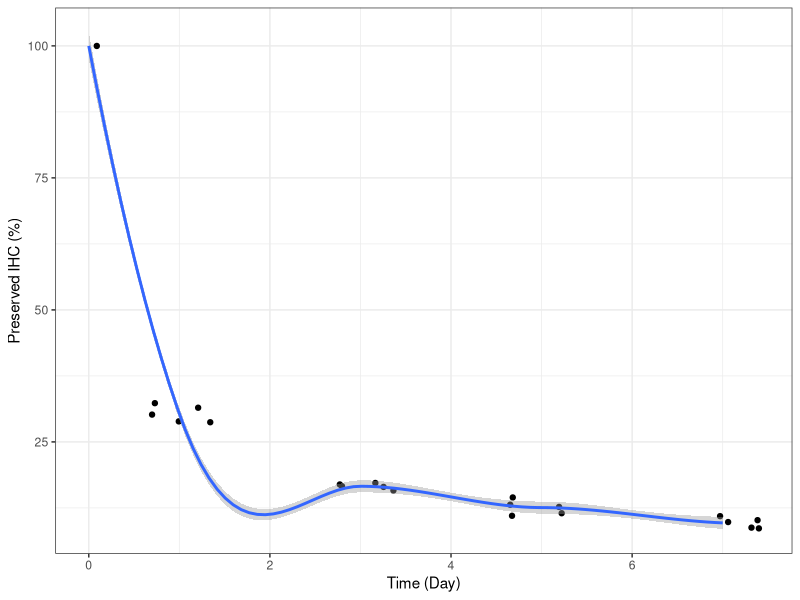
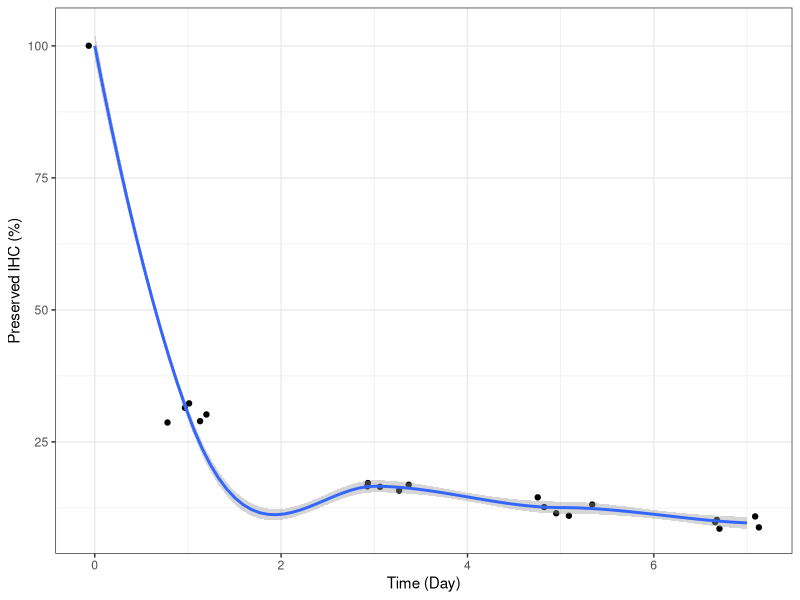
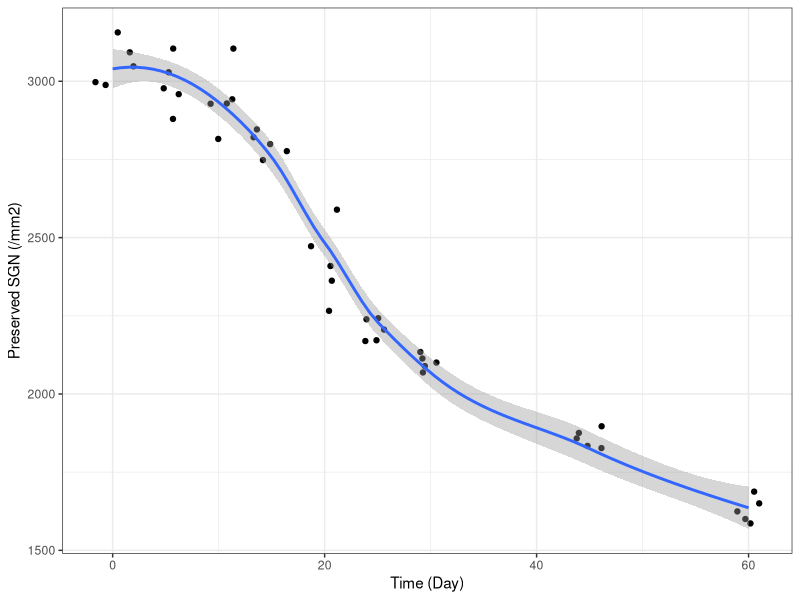
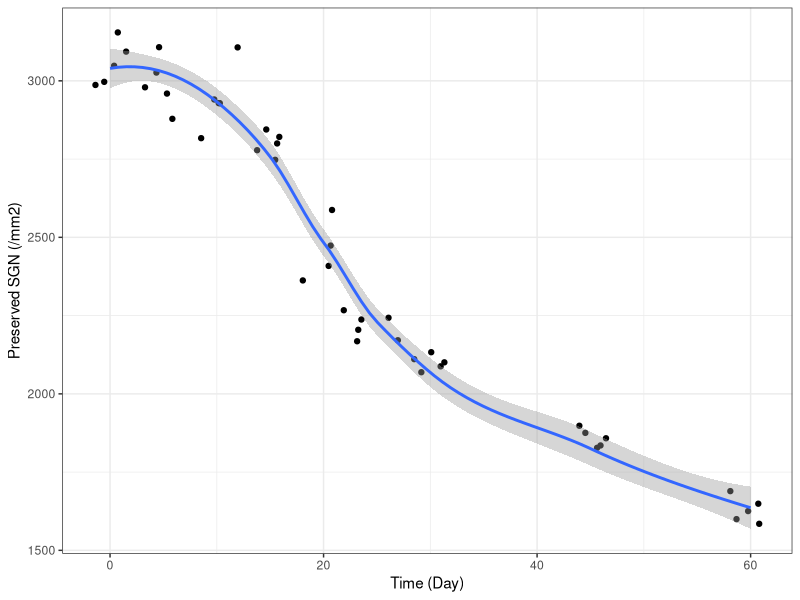

The R source for these figures, in order:
day=c(0,rep(1,5),rep(3,5),rep(5,5),rep(7,5))
value=c(100,
        31.5,32.3,30.2,28.9,28.7,
        16.5,15.8,17.2,16.6,16.9,
        11.5,13.1,14.5,12.7,11,
        9.8,10.2,10.9,8.8,8.6)
xx=data.frame(day,value)
library(ggplot2)
ggplot(data=xx,mapping = aes(x=day, y=value))+geom_jitter()+
  geom_smooth(method = 'loess')+
  xlab("Time (Day)")+
  ylab("Preserved IHC (%)")+
  theme_bw()
pdf(file = "~/Desktop/ihc.pdf",width = 8/2.54,height = 8/2.54)
ggplot(data=xx,mapping = aes(x=day, y=value))+geom_jitter()+
  geom_smooth(method = 'loess')+
  xlab("Time (Day)")+
  ylab("Preserved IHC (%)")+
  theme_bw()
graphics.off()

sgn.day=c(rep(0,5),rep(5,5),rep(10,5),rep(15,5),rep(20,5),rep(25,5),rep(30,5),rep(45,5),rep(60,5))
sgn.n=c(3156,2988,3048,2996,3092,
        3106,3028,2978,2878,2958,
        3106,2928,2928,2816,2942,
        2800,2846,2778,2822,2748,
        2408,2588,2266,2474,2362,
        2206,2172,2242,2238,2168,
        2102,2088,2068,2112,2134,
        1858,1898,1876,1834,1828,
        1650,1688,1624,1586,1600)
xx=data.frame(sgn.day,sgn.n)
ggplot(data=xx,mapping = aes(x=sgn.day, y=sgn.n))+geom_jitter()+
  geom_smooth(method = 'loess')+
  xlab("Time (Day)")+
  ylab("Preserved SGN (/mm2)")+
  theme_bw()
pdf(file = "~/Desktop/sgn.pdf",width = 8/2.54,height = 8/2.54)
ggplot(data=xx,mapping = aes(x=sgn.day, y=sgn.n))+geom_jitter()+
  geom_smooth(method = 'loess')+
  xlab("Time (Day)")+
  ylab("Preserved SGN (/mm2)")+
  theme_bw()
graphics.off()